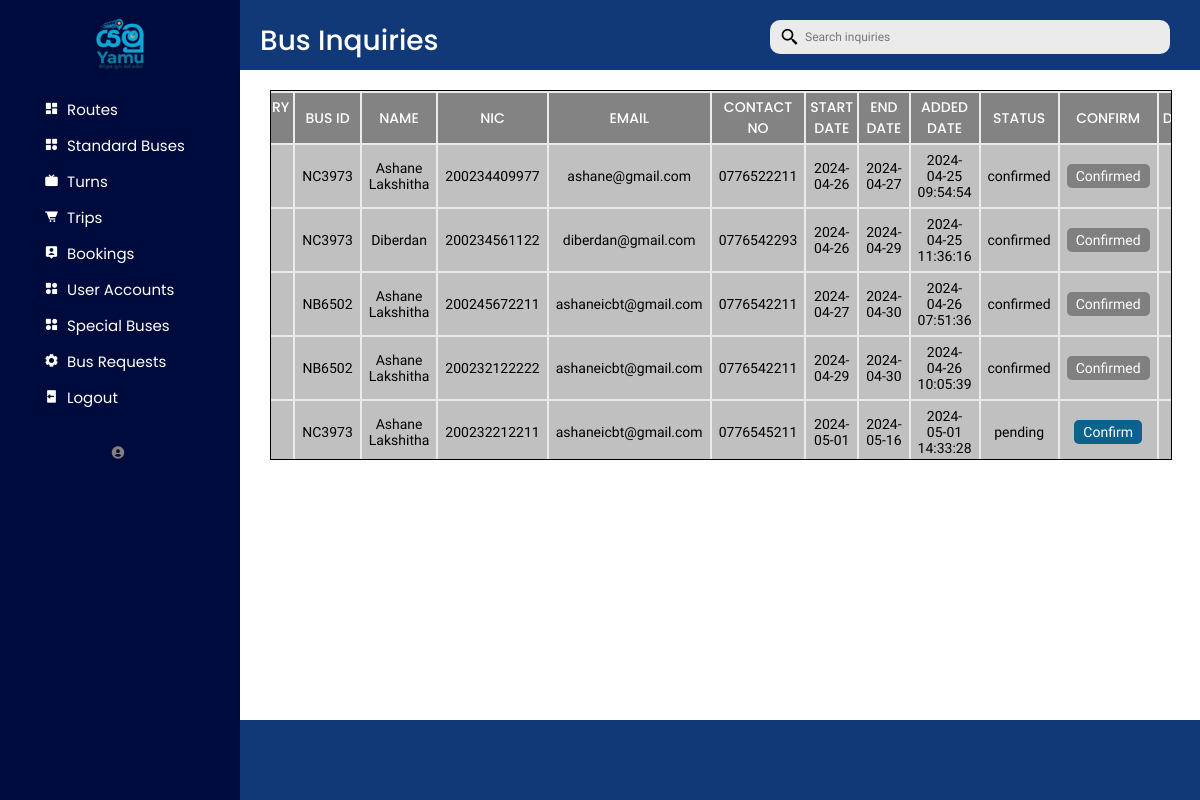
The page /busbooking/admin/businquiry.php on the database as committed earlier.
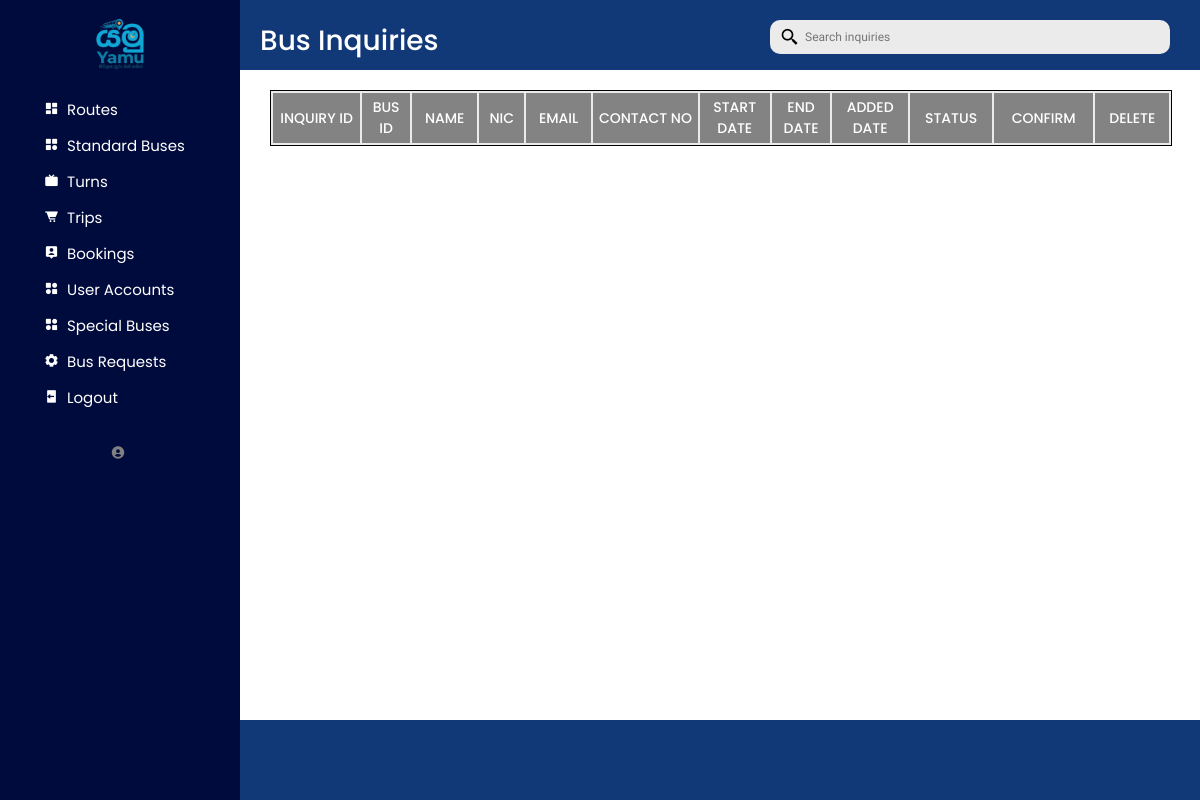
The same page on the database as committed later.
### tables this page shows
CREATE TABLE `bus_booking` (
  `inquiryID` int(11) NOT NULL,
  `busID` varchar(100) NOT NULL,
  `name` varchar(255) NOT NULL,
  `nic` varchar(100) NOT NULL,
  `email` varchar(255) NOT NULL,
  `contactNo` varchar(255) NOT NULL,
  `startDate` date DEFAULT NULL,
  `endDate` date DEFAULT NULL,
  `addedDate` datetime NOT NULL DEFAULT current_timestamp(),
  `status` varchar(20) DEFAULT 'pending'
);

### busbooking/admin/businquiry.php (the view, shortened to what this page needs)
<?php
require_once("../db_conn.php");
include("sidemenu.php");
?>
<div class="dashboard-content">
    <div class="heading-box">
        <div class="box-1">
            <div class="title">
                <p>Bus Inquiries</p>
            </div>
        </div>
        <div class="box-1">
            <div class="search-bar">
                <ul>
                    <li class="search">
                        <form action="businquiry.php" method="post" id="searchForm">
                        <input type="text" <?php echo isset($_POST["search"]) ? "value='$search'" : ""; ?> placeholder="Search inquiries" name="search" required id="search-input" />
                        <i onclick="submitForm()" class="bx bx-search-alt-2"></i>
                    </form>
                    </li>
                </ul>
            </div>
        </div>
    </div>
    <div class="table-section-item">
        <div class="table-container-item">
            <div class="table-box">
                <table id="rows-def">
                    <tr id="table-head">
                        <th>INQUIRY ID</th>
                        <th>BUS ID</th>
                        <th>NAME</th>
                        <th style="width: 30px;">NIC</th>
                        <th style="width: 30px;">EMAIL</th>
                        <th>CONTACT NO</th>
                        <th>START DATE</th>
                        <th>END DATE</th>
                        <th>ADDED DATE</th>
                        <th>STATUS</th>
                        <th>CONFIRM</th>
                        <th>DELETE</th>
                    </tr>
                    <?php
                    if (isset($_POST["search"])) {
                        $sql = "SELECT * FROM bus_booking
                        WHERE bus_booking.inquiryID LIKE '%$search%' ";
                    }else {
                        $sql = "SELECT * FROM bus_booking
                            ";
                    }
                    $result = mysqli_query($conn, $sql);
                    $queryResults = mysqli_num_rows($result);
                    if ($queryResults > 0) {
                        while ($row = mysqli_fetch_assoc($result)) {
                            echo "<form action='businquiry.php' method='post'>
                            <tr>
                      <td id='ID'>" . $row["inquiryID"] . "</td>
                      <td>" . $row["busID"] . "</td>
                      <td>" . $row["name"] . "</td>
                      <td>" . $row["nic"] . "</td>
                      <td>" . $row["email"] . "</td>
                     <td>" . $row["contactNo"] . "</td>
                      <td>" . $row["startDate"] . "</td>
                      <td>" . $row["endDate"] . "</td>
                      <td>" . $row["addedDate"] . "</td>
                      <td>" . $row["status"] . "</td>
                      <input type='hidden' name='inquiryID' value='" . $row["inquiryID"] . "'>
                      <td>";
                      if ($row["status"] == "pending") {
                          echo "<button id='confirm' name='confirmInquiry'>Confirm</button></td>";
                      } else if ($row["status"] == "confirmed") {
                          echo "<button id='confirmed' name='confirmInquiry'>Confirmed</button></td>";
                      }
                    echo "<td><button id='bin' name='deleteInquiry'><i class='ri-delete-bin-line'></i></button> </td>
                  </tr></form>";
                        }
                    }
                    ?>
                </table>
            </div>
        </div>
    </div>
    <div class="bottom-box">
    </div>
</div>
</body>
</html>

### busbooking/admin/sidemenu.php (shortened to what this page needs)
<!DOCTYPE html>
<html lang="en">
<head>
    <link rel="stylesheet" href="admin.css" />
    <link href="https://unpkg.com/boxicons@2.1.4/css/boxicons.min.css" rel="stylesheet" />
    <link href="https://cdn.jsdelivr.net/npm/remixicon@3.5.0/fonts/remixicon.css" rel="stylesheet">
    <link rel="stylesheet" href="https://cdn.jsdelivr.net/npm/bootstrap-icons@1.11.3/font/bootstrap-icons.min.css">
    <link href="https://cdn.jsdelivr.net/npm/remixicon@3.5.0/fonts/remixicon.css" rel="stylesheet">
    <link href="https://unpkg.com/boxicons@2.1.4/css/boxicons.min.css" rel="stylesheet" />
    <link rel="stylesheet" href="https://cdnjs.cloudflare.com/ajax/libs/font-awesome/6.4.2/css/all.min.css" />
    <link rel="stylesheet" href="https://cdn.jsdelivr.net/npm/bootstrap-icons@1.11.2/font/bootstrap-icons.min.css">
</head>
<body>
    <div class="dashboard-container">
        <div class="sidemenu">
            <div class="logo">
                <img class="sub-logo" src="../images/yamu-logo.png" alt="Yamu Logo">
            </div>
            <ul class="sidemenu-list">
                <li>
                    <a href="routes.php"><i class="bx bxs-dashboard"></i>&nbsp; Routes</a>
                </li>
                <li>
                    <a href="standardbuses.php"><i class="bx bxs-category"></i>&nbsp; Standard Buses</a>
                </li>
                <li id="active-main">
                    <a id="active-sub" href="turns.php"><i class="bx bxs-tv"></i>&nbsp; Turns</a>
                </li>
                <li>
                    <a href="trips.php"><i class="bx bxs-cart-alt"></i>&nbsp; Trips</a>
                </li>
                <li>
                    <a href="bookings.php"><i class="bx bxs-user-pin"></i>&nbsp; Bookings</a>
                </li>
                <li>
                    <a href="useraccounts.php"><i class='bx bxs-category-alt'></i>&nbsp; User Accounts</a>
                </li>
                <li>
                    <a href="specialbuses.php"><i class='bx bxs-category-alt'></i>&nbsp; Special Buses</a>
                </li>
                <li>
                    <a href="businquiry.php"><i class="bx bxs-cog"></i>&nbsp; Bus Requests</a>
                </li>
                <li>
                    <a href="logout.php"><i class="bx bxs-log-out"></i>&nbsp; Logout</a>
                </li>
            </ul>
            <div class="email">
                <a href=""><i id="ac" class="bx bxs-user-circle"></i>&nbsp;
                <?php echo '' . $_SESSION["user"]["user_email"] . '';?></a>
            </div>
        </div>

### busbooking/admin/admin.css (style rules this page uses)
* { margin: 0; padding: 0; box-sizing: border-box; list-style: none; text-decoration: none; font-family: "Ubuntu", sans-serif; font-weight: 400; font-size: 15px; scroll-behavior: smooth; }
:root { --offwhite: #edebe6; --black: #000000; --white: #ffffff; --blue: #000b3d; --gray: rgb(115, 114, 114); --skyblue: #113978; --skyblue2: rgb(13, 136, 188); }
body { color: var(--white); height: 100vh; overflow: hidden; }
.dashboard-container { width: 100%; height: 100vh; display: flex; flex-wrap: wrap; flex-direction: column; }
.sidemenu { font-size: 18px; width: 20%; height: 100%; flex-direction: column; display: flex; background-color: var(--blue); padding-bottom: 20px; }
.dashboard-content { background-color: var(--white); width: 80%; height: auto; color: #000000; display: flex; justify-content: center; flex-direction: column; flex-wrap: wrap; }
.logo { padding-top: 8px; color: var(--white); text-align: center; background-color: var(--blue); }
.sub-logo { height: 70px; }
.sidemenu-list { margin-top: 10px; display: flex; justify-content: center; align-items: center; flex-direction: column; }
.sidemenu-list li { width: 80%; margin-bottom: 1px; }
.sidemenu-list li a { font-family: "Poppins", sans-serif; font-weight: 400; font-style: normal; color: var(--white); display: flex; justify-content: baseline; align-items: baseline; padding: 6px 6px 6px 20px; }
.email { display: flex; justify-content: center; align-items: center; flex-direction: column; width: 100%; margin-top: 20px; }
.email a { padding: 6px 12px; font-family: "Poppins", sans-serif; font-weight: 400; font-style: normal; border-radius: 80px; background-color: var(--blue); }
a:link { color: var(--white); }
.heading-box { display: flex; justify-content: space-between; align-content: center; width: 100%; height: 70px; padding: 10px; background-color: var(--skyblue); color: var(--white); }
.box-1 { margin: 10px; }
i.bx-search-alt-2 { font-size: 20px; padding-right: 15px; }
.search { position: relative; }
.search input { font-size: 0.8rem; border: none; border-radius: 10px; padding: 10px 10px 10px 35px; width: 400px; margin-right: 10px; outline: none; background-color: #ebebeb; }
.search i { position: absolute; top: 50%; left: 10px; transform: translateY(-50%); color: #000000; }
.title { text-align: center; }
.title p { font-family: "Poppins", sans-serif; font-weight: 500; font-style: normal; font-size: 28px; }
.table-section-item { margin-top: 10px; width: 100%; height: auto; display: flex; justify-content: center; align-content: center; flex-direction: column; margin-left: 30px; }
.table-container-item { width: 94%; background-color: #ebebeb; margin-top: 10px; margin-bottom: 15px; overflow: auto; max-height: 370px; border: 1px solid var(--black); }
.table-box { position: relative; width: 100%; display: flex; justify-content: center; overflow: auto; }
.table-box table { width: 100%; overflow: auto; height: auto; }
.table-box tr { text-align: center; }
.table-box th { padding: 4px; width: 30px; color: var(--white); background-color: rgba(128, 128, 128, 0.954); font-style: normal; font-size: 14px; font-family: "Poppins", sans-serif; font-weight: 500; font-style: normal; }
.bottom-box { position: absolute; width: 80%; bottom: 0%; display: flex; justify-content: center; align-items: center; gap: 2rem; height: 80px; background-color: var(--skyblue); }
#table-head { position: sticky; top: 0; z-index: 1001; background-color: rgb(196, 196, 196); }
.table-box td { padding: 7px; background-color: rgba(166, 166, 166, 0.632); color: #000000; font-size: 14px; }
#confirm { font-size: 14px; background-color: rgb(11, 99, 141); color: var(--white); border: none; border-radius: 5px; padding: 4px 9px; cursor: pointer; }
#confirmed { font-size: 14px; background-color: gray; color: var(--white); border: none; border-radius: 5px; padding: 4px 9px; cursor: no-drop; }

Rows that differ between the two databases and show on the page:
removed bus_booking: busID "NC3973", name "Ashane Lakshitha", nic "200234409977", email "ashane@gmail.com", contactNo "0776522211", startDate "2024-04-26", endDate "2024-04-27", addedDate "2024-04-25 09:54:54", status "confirmed", shows "Confirmed"
removed bus_booking: busID "NC3973", name "Diberdan", nic "200234561122", email "diberdan@gmail.com", contactNo "0776542293", startDate "2024-04-26", endDate "2024-04-29", addedDate "2024-04-25 11:36:16", status "confirmed", shows "Confirmed"
removed bus_booking: busID "NB6502", name "Ashane Lakshitha", nic "200245672211", email "ashaneicbt@gmail.com", contactNo "0776542211", startDate "2024-04-27", endDate "2024-04-30", addedDate "2024-04-26 07:51:36", status "confirmed", shows "Confirmed"
removed bus_booking: busID "NB6502", name "Ashane Lakshitha", nic "200232122222", email "ashaneicbt@gmail.com", contactNo "0776542211", startDate "2024-04-29", endDate "2024-04-30", addedDate "2024-04-26 10:05:39", status "confirmed", shows "Confirmed"
removed bus_booking: busID "NC3973", name "Ashane Lakshitha", nic "200232212211", email "ashaneicbt@gmail.com", contactNo "0776545211", startDate "2024-05-01", endDate "2024-05-16", addedDate "2024-05-01 14:33:28", status "pending", shows "Confirm"
